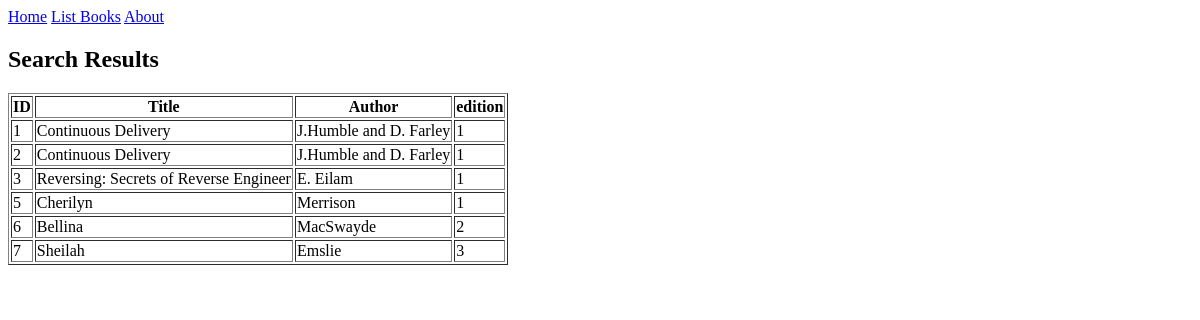
The page /books/lab8/task3 on the database as committed earlier.
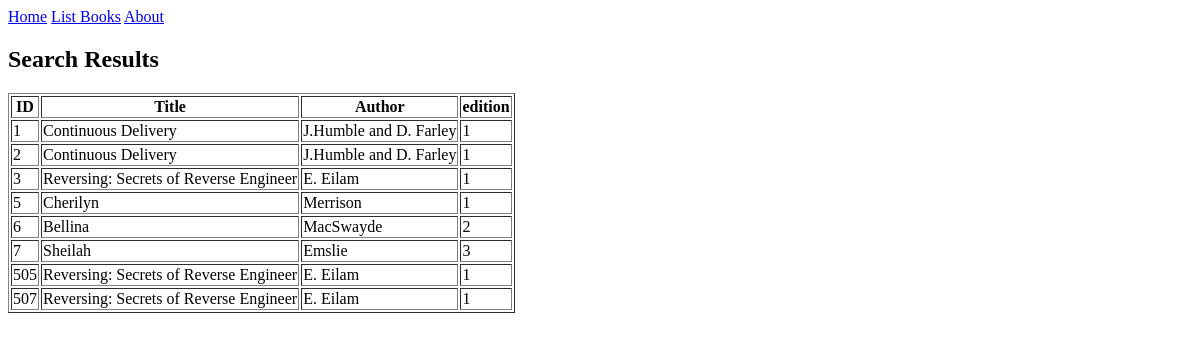
The same page on the database as committed later.
### apps/bookmodule/models.py (models this page shows)
class Book(models.Model):
    title = models.CharField(max_length = 50)
    author = models.CharField(max_length = 50)
    price = models.FloatField(default = 0.0)
    edition = models.SmallIntegerField(default = 1)

### apps/bookmodule/views.py (the view)
# urls.py: path('lab8/task3', views.task3  , name='books.task3'),
def task3(request):
    mybooks=Book.objects.filter(~Q(edition__gt = 3) & (~Q(title__contains = 'CO')| ~Q(author__contains = 'CO')))
    return render(request, 'bookmodule/task2.html',{'books':mybooks})

### apps/templates/bookmodule/task2.html (shortened to what this page needs)
{% extends "layouts/base.html" %}
{% block content %}
<h2>Search Results</h2>
{% if books %}
    <table border="1">
        <thead>
            <tr>
                <th>ID</th>
                <th>Title</th>
                <th>Author</th>
                <th>edition</th>
            </tr>
        </thead>
        <tbody>
            {% for book in books %}
            <tr>
                <td>{{ book.id }}</td>
                <td>{{ book.title }}</td>
                <td>{{ book.author }}</td>
                <td>{{ book.edition }}</td>
            </tr>
            {% endfor %}
        </tbody>
    </table>
{% else %}
    <p>No books found.</p>
{% endif %}
{% endblock %}

Rows that differ between the two databases and show on the page:
added Book: id "505", title "Reversing: Secrets of Reverse Engineer", author "E. Eilam", edition "1"
added Book: id "507", title "Reversing: Secrets of Reverse Engineer", author "E. Eilam", edition "1"
